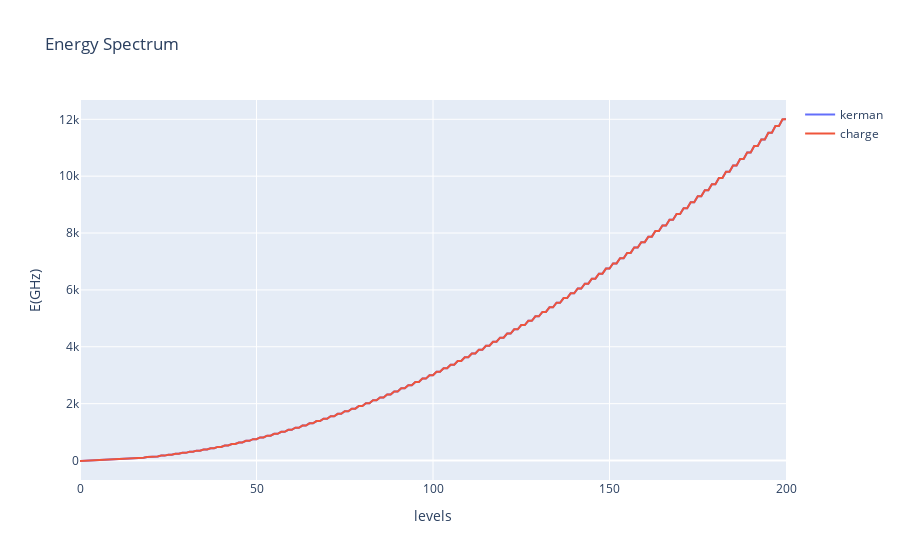

Notebook code for this chart:
### Code cell
kerman = kerman.detach().numpy()
charge = charge.detach().numpy()
plotCompare(arange(len(kerman)),{'kerman':kerman,'charge':charge},'Energy Spectrum','levels','E(GHz)')

### Figure 1 — Plotly figure (JSON) as saved in the notebook; plotly's stock layout.template omitted (floating-point values rounded to 4 significant figures; data arrays with more than 128 entries replaced by an {"elided": "..."} marker saying what was removed)
{"data": [{"name": "kerman", "type": "scatter", "x": {"elided": "201 int values"}, "y": {"elided": "201 float values"}}, {"name": "charge", "type": "scatter", "x": {"elided": "201 int values"}, "y": {"elided": "201 float values"}}], "layout": {"title": {"text": "Energy Spectrum"}, "xaxis": {"title": {"text": "levels"}}, "yaxis": {"title": {"text": "E(GHz)"}}}}
